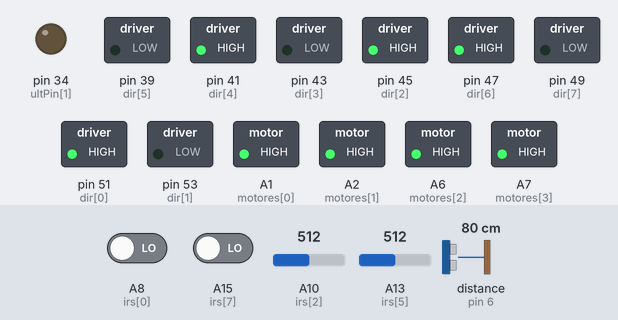
The sketch below on a simulated Arduino Mega 2560, built with avr-gcc and run on an emulated ATmega2560. On the bench: switched loads named in the sketch (green lamp = pin HIGH), output pins drawn as LEDs (lit = HIGH). Wiring (inferred from the names in the program): ultrasonic range finder: trigger pin 5; echo pin 6. Inputs (shaded band) come from the test bench; at power-on: A8 (irs[0]) LOW, A10 (irs[2]) = 512, A13 (irs[5]) = 512, A15 (irs[7]) LOW, distance to the obstacle (sensor on pin 6) 80 cm. The echo pulse lasts 58.3 µs per cm; pins used as bus, display or sensor lines are not drawn; what the sketch prints to the serial monitor is not drawn.

Above: at 0.1 s.
Timing chart, 0 to 1.6 s (numbered marks = the images above):
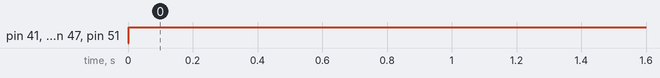

Measured:
- by itself, pin 41 (dir[4]), pin 45 (dir[2]), pin 47 (dir[6]), pin 51 (dir[0]): LOW → HIGH at 0.00 s

The sketch:

sslPH.ino
```cpp
#include "SparkFun_MMA8452Q.h"
#define IR_F A3
//MOTORES
const int dir[] = {51,53,45,43,41,39,47,49};//pinos de direção dos motores
const int motores[] = {A1,A2,A6,A7};
//ULTRASSONICO
//int trig = 5;
//int echo = 6;
const int ultPin[] = {5,34,0,6,36,0};//trig;trig;trig;echo;echo;echo

//RGB
//s0; s1; s2; s3; out -> Pino digital || gnd -> gnd || vcc -> 5v
const int rgbs[] = {2,3,26,24,28,8,9,11,12,10}; //s0 s1 s2 s3 out

const int irs[] = {A8,A9,A10,A11,A12,A13,A14,A15};

int red = 0;
int green = 0;
int blue = 0;

int red1 = 0;
int green1 = 0;
int blue1 = 0;
/*
 M0  ####  M3.
    ######       -> chassi do robô
    ######       -> M(motor)[número do motor]
 M1  ####  M2
*/
//CONSTANTES
#define RB 600 // Valor lido pelo sensor analógico


MMA8452Q accel;

void setup(){
  for(int i = 0; i < sizeof(irs)/sizeof(int); i++){
      pinMode(irs[i], INPUT);
  }
  for(int i = 0; i < sizeof(motores)/sizeof(int); i++){
      analogWrite(motores[i], 1023);
  }
  for(int i = 0; i < sizeof(dir)/sizeof(int); i++){
      pinMode(dir[i], OUTPUT);
  }
  Serial.begin(2000000);

  for(int i = 0; i < sizeof(ultPin)/sizeof(int); i++){
      if (i > 2)
        pinMode(ultPin[i], INPUT);
      else
        pinMode(ultPin[i], OUTPUT);
  }
  accel.init();
  acl_init();

}

void loop(){

 /** CODE
  if(ultrassonicRead(0) < 2){
    desvio();
  }
  else{
    PIDD();
  }*/
  PID(5);
  Serial.println(ultrassonicRead(0));
}
```

case.ino
```cpp
void PID(float ideal){
 pid_update(analogRead(irs[2]), analogRead(irs[5]));
 float x = pid_actuation(3.0, 5.0, 2.0);
 Serial.println(x);
 if((digitalRead(irs[0]) == 1 || digitalRead(irs[7]) == 1 ) && analogRead(IR_F) > 500){
  forward();
 }

 if(x < (x - 0.5f)){
  for(int i = 0; i < 4; i++){
    set_velocity(i, 512*x/ideal);
  }
   spinRobot('L');
 }
 else if(x > (x + 0.5f)){
  for(int i = 0; i < 4; i++){
    set_velocity(i, 512*ideal/x);
  }
   spinRobot('R');
 }

 else {
  for(int i = 0; i < 4; i++){
    set_velocity(i, 512);
  }
   forward();
 }

}


void PIDOnOff(int esquerda, int direita){
 pid_update(analogRead(irs[2]), analogRead(irs[5]));
 float x = pid_actuation(3.0, 5.0, 2.0);
 Serial.println(x);
 if(readRGBRight() == 2 && readRGBLeft() == 2){
  retorno();
 }
 else if(readRGBLeft() == 2 && digitalRead(irs[3]) == 1){
  giro_de_noventa_green('L');
 }
 else if(readRGBRight() == 2 && digitalRead(irs[3]) == 1){
  giro_de_noventa_green('R');
 }
 if(digitalRead(irs[0]) == 1 || digitalRead(irs[7]) == 1 && digitalRead(IR_F) == 1){
  forward();
 }
 if(x < esquerda){
   spinRobot('L');
 }
 else if(x > direita){
   spinRobot('R');
 }
 else {
   forward();
 }

}

void PIDD(float esquerda, float direita, float en, float ed){
 pid_update(analogRead(irs[2]), analogRead(irs[5]));
 float x = pid_actuation(3.0, 5.0, 2.0);
 Serial.println(x);

 if(readRGBRight() == 2 && readRGBLeft() == 2){
  retorno();
 }
 else if(readRGBLeft() == 2 && digitalRead(irs[3]) == 1){
  giro_de_noventa_green('L');
 }
 else if(readRGBRight() == 2 && digitalRead(irs[3]) == 1){
  giro_de_noventa_green('R');
 }

 if(digitalRead(irs[0]) == 1 || digitalRead(irs[7]) == 1 && digitalRead(IR_F) == 1){
  forward();
 }
 else if(digitalRead(irs[0]) == 1 && digitalRead(irs[1]) == 1 && digitalRead(irs[2]) == 1 && digitalRead(irs[6]) == 0 && digitalRead(irs[7]) == 0){
  ninety('L');
 }
 else if(digitalRead(irs[0]) == 0 && digitalRead(irs[1]) == 0 && digitalRead(irs[2]) == 0 && digitalRead(irs[6]) == 1 && digitalRead(irs[7]) == 1){
  ninety('R');
 }

 if(x <= en){
   spinRobot('L');
 }
 else if(x>=ed){
   spinRobot('R');

 }
 else if(x < esquerda){
   spinSuave('L');
 }
 else if(x > direita){
   spinSuave('R');
 }
 else {
   forward();

 }

}
void PID_VEL(float direita, float esquerda, float ideal){
 pid_update(analogRead(irs[2]), analogRead(irs[5]));
 float x = pid_actuation(3.0, 5.0, 2.0);
 if(readRGBRight() == 2 && readRGBLeft() == 2){
  retorno();
 }
 else if(readRGBRight() == 2){
  spinSuave('R');
 }
 else if(readRGBLeft() == 2){
  spinSuave('L');
 }
 else if(x < esquerda){
   spinRobot('L');
 }
 else if(x > direita){
   spinRobot('R');
 }
  else{
    for(int i = 0; i < 4; i++){
      if(i > 1){
        set_velocity(i, (512*ideal/x));
      }else{
        set_velocity(i, (512*x/ideal));
      }
    }
    forward();
  }
}

void OnOff(){
  if(readRGBRight() == 0){
    spinRobot('R');
  }
  else if(readRGBLeft() == 0){
    spinRobot('L');
  }
  else{
    forward();
  }
}

void desvio(){
  go_left();
  delay(1000);
  forward();
  delay(2300);
  go_right();
  delay(1000);
  for(int i = 0;i<4; i++){
    stopRobot(i);
  }
  delay(1000);
}

void desvio_diagonal(){
  int ant = 0;

  diagonal('L','F');
  delay(1500);
  while(1){
    if(ultrassonicRead(1) < 15){
      ant++;
      break;
    }
    else{
      forward();
    }
  }
  while(1){
    if(ultrassonicRead(1) > 15){
      break;
    }
    else{
      forward();
    }
  }
  diagonal('R','F');
  delay(1500);

  for(int i = 0; i < 4; i++){
      stopRobot(i);
  }
  delay(1000);
}
```

move.ino
```cpp
void set_velocity(int motor, int vel){
  analogWrite(motores[motor], vel);
}
void motors(int motor, char sen){//1o -> motor 0; 2o -> motor1; 3o -> motor 2; 4o -> motor 3
  if(sen == 'F'){
      digitalWrite(dir[motor*2], HIGH);
      digitalWrite(dir[(motor*2)+1], LOW);
  }
  else if(sen == 'B'){
      digitalWrite(dir[motor*2], LOW);
      digitalWrite(dir[(motor*2)+1], HIGH);
  }
}
void stopRobot(int motor){
  digitalWrite(dir[motor*2], LOW);
  digitalWrite(dir[(motor*2)+1], LOW);
}
//faz o robo seguir em frente
void forward(){
  for(int i = 0; i < 4; i++){
      motors(i, 'F');
  }
}
void backward(){
  for(int i = 0; i < 4; i++){
      motors(i, 'B');
  }
}
//faz o robo seguir na diagonal informada
void diagonal(char sen, char SenMotors){
  if(sen == 'R'){
    stopRobot(1);stopRobot(3);
    motors(0,SenMotors);motors(2,SenMotors);
  }
  else  if(sen=='L'){
    stopRobot(0);stopRobot(2);
    motors(1,SenMotors);motors(3,SenMotors);
  }
}
//faz o robo gira para a esquerda ou para a direita
void spinRobot(char sen){
  if(sen == 'L'){
      for(int i = 0; i < 2; i++){
          motors(i, 'B');
      }
      for(int i = 2; i < 4; i++){
          motors(i, 'F');
      }
  }
  else if (sen == 'R')
  {
      for(int i = 0; i < 2; i++){
          motors(i, 'F');
      }
      for(int i = 2; i < 4; i++){
          motors(i, 'B');
      }
  }
}
void giro_de_noventa_green(char sen){
  forward();
  delay(300);
  spinRobot(sen);
  delay(750);
  for(int i = 0;i<4; i++){
    stopRobot(i);
  }
}
void spinSuave(char sen){
  if(sen ==  'R'){
     motors(0, 'F');
     motors(1, 'F');
     stopRobot(2);
     stopRobot(3);
  }else if(sen == 'L'){
     motors(3, 'F');
     motors(2, 'F');
     stopRobot(1);
     stopRobot(0);
  }
}
void go_left(){
  for(int i = 0; i < 4; i++){
    if((i%2) == 0){
      motors(i, 'B');
    }
    else{
      motors(i, 'F');
    }
  }
}
void go_right(){
  for(int i = 0; i < 4; i++){
    if((i%2) == 0){
      motors(i, 'F');
    }
    else{
      motors(i, 'B');
    }
  }
}
void retorno(){
  spinRobot('L');
  delay(750);
  for(int i = 0;i<4; i++){
    stopRobot(i);
  }
  spinRobot('L');
  delay(720);
  for(int i = 0;i<4; i++){
    stopRobot(i);
  }
}
void ninety(char sen){
  spinRobot(sen);
  delay(750);
  for(int i = 0;i<4; i++){
    stopRobot(i);
  }
}
```

pid.ino
```cpp
// Quantos ciclos de erro vamos guardar
#define ERROR_LENGTH 20

// Uma queue, menor o index, mais recente
float ERRO[ERROR_LENGTH];

void pid_update(unsigned int raw_left, unsigned int raw_right) {
  float norm_left = pid_normalize(raw_left);
  float norm_right = pid_normalize(raw_right);

  float erro = 0;

  erro -= norm_left;
  erro += norm_right;

  pid_push(erro);

}

void pid_push(float val) {
  // TODO: talvez isso aqui não funcione
  for(unsigned int i = (ERROR_LENGTH-1); i > 0; i--) {
    ERRO[i] = ERRO[i-1];
  }

  ERRO[0] = val;
}

// P_W, peso da proporcio, D_W, peso da derivada, I_W peso da integral.
float pid_actuation(float p_w, float d_w, float i_w) {
  return (p_w * pid_prop()) + (d_w * pid_derivada()) + (i_w * pid_integral());
}

// Erro proporcional básico do pid
float pid_prop() {
  return ERRO[0];
}

// Derivada dp pid, equivalente a velocidade em que a linha se move.
float pid_derivada() {
  if(ERRO[1] == 0.0f) return ERRO[0];
  return ERRO[0]/ERRO[1];
}

// Integral do pid, equivalente ao erro acumulado em ERROR_LENGTH ciclos.
float pid_integral() {

  float erro_ac = 0.0f;

  for(unsigned int i = 0; i < ERROR_LENGTH; i++) {
    erro_ac += ERRO[i];
  }

  return erro_ac/ (float)ERROR_LENGTH;
}

float pid_normalize(unsigned int data) {
  unsigned int MAX = (1<<10);

  float normalizado = (float)(MAX-data)/(float)MAX;

  return 1.0f - normalizado;
}
float err(){
  return ERRO[0];
}
```

rampa.ino
```cpp
#define STACK_LENGTH 10

int valuesAcl[STACK_LENGTH];

unsigned long long int tempo = 0;

void acl_update(){
  if(accel.available() && (millis() - tempo) >= 3000) {
    if(accel.getCalculatedX() > 0){
      acl_push(1);
    }
    else{
      acl_push(0);
    }
    tempo = millis();
  }
}

void acl_push(int value){
  for(int i = STACK_LENGTH - 1; i > 0; --i){
    valuesAcl[i] = valuesAcl[i-1];
  }
  valuesAcl[0] = value;
}
boolean input_rescue(){
  boolean rtt = false;
  for(int i = STACK_LENGTH - 1; i >= 0; --i){
    if(i != 0 && valuesAcl[i] != 1){
      rtt = false;
      break;
    }
    else if(i == 0 && valuesAcl[i] == 0){
      rtt = true;
      break;
    }
  }
  return rtt;
}
void acl_init(){
  for(int i = 0; i < STACK_LENGTH; i++){
    valuesAcl[i] = 0;
  }
}
```

reading.ino
```cpp
//======================FUNÇÕES DOS SENSORES ANALOG==========================
int readAnLeft(){
  return analogRead(A1);
}                           // ACIMA DE 600 É PRETO(const RB)
int readAnRight(){
  return analogRead(A15);
}
//=======================FUNÇÃO DO ULTRASSONICO===============================
int ultrassonicRead(int sensor){//Retorna um valor inteiro com o valor da distância lida pelo ultrassônico
  long duracao;
  long distancia;
  digitalWrite(ultPin[0+sensor], LOW);
  delayMicroseconds(2);
  digitalWrite(ultPin[0+sensor], HIGH);
  delayMicroseconds(10);
  digitalWrite(ultPin[0+sensor], LOW);
  duracao = pulseIn(ultPin[3+sensor], HIGH);
  distancia = duracao/58;

  return distancia;
}

//===========================FUNÇÕES DOs RGBs=================================
void colorLeft()
{
  //Rotina que le o valor das cores
  digitalWrite(rgbs[2], LOW);
  digitalWrite(rgbs[3], LOW);
  //count OUT, pRed, RED
  red = pulseIn(rgbs[4], digitalRead(rgbs[4]) == HIGH ? LOW : HIGH);
  digitalWrite(rgbs[3], HIGH);
  //count OUT, pBLUE, BLUE
  blue = pulseIn(rgbs[4], digitalRead(rgbs[4]) == HIGH ? LOW : HIGH);
  digitalWrite(rgbs[2], HIGH);
  //count OUT, pGreen, GREEN
  green = pulseIn(rgbs[4], digitalRead(rgbs[4]) == HIGH ? LOW : HIGH);
}
int readRGBLeft(){
  colorLeft();
  if ((green + red + blue) < 45 && (green + red + blue)> 25)//Verifica se a cor verde foi detectada
  {
    return 2;//VERDE
  }
  else if((green + red + blue) > 75){//Verifica se a cor preta foi detectada
    return 0;//PRETO
  }
  else if ((green + red + blue) < 25 )//Verifica se a cor branca foi detectada
  {
    return 1;//BRANCO
  }

}

void colorRight()
{
  //Rotina que le o valor das cores
  digitalWrite(rgbs[7], LOW);
  digitalWrite(rgbs[8], LOW);
  //count OUT, pRed, RED
  red1 = pulseIn(rgbs[9], digitalRead(rgbs[9]) == HIGH ? LOW : HIGH);
  digitalWrite(rgbs[8], HIGH);
  //count OUT, pBLUE, BLUE
  blue1 = pulseIn(rgbs[9], digitalRead(rgbs[9]) == HIGH ? LOW : HIGH);
  digitalWrite(rgbs[7], HIGH);
  //count OUT, pGreen, GREEN
  green1 = pulseIn(rgbs[9], digitalRead(rgbs[9]) == HIGH ? LOW : HIGH);
}
int readRGBRight(){
  colorRight();
  if ((green1 + red1 + blue1) < 45 && (green1 + red1 + blue1 )> 25)//Verifica se a cor verde foi detectada
  {
    return 2;//VERDE
  }
  else if((green1 + red1 + blue1) > 75){//Verifica se a cor preta foi detectada
    return 0;//PRETO
  }
  else if ((green1 + red1 + blue1) < 25 )//Verifica se a cor branca foi detectada
  {
    return 1;//BRANCO
  }

}
```
